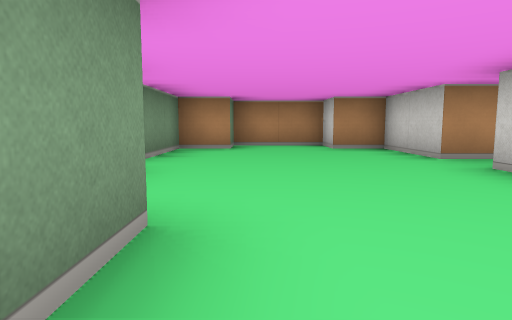
view 1 (above)

17 first-person views from a walk through a cub3D level. The camera is about half as high as the walls, tilts 6° down and sees 75° across. The floor is counted in squares. Each view is taken from the middle of a square. On the plan, view 1 faces up. The plan holds only what a view shows up to about 9 squares ahead; the rest is blank. The place goes on beyond the plan.

view 2
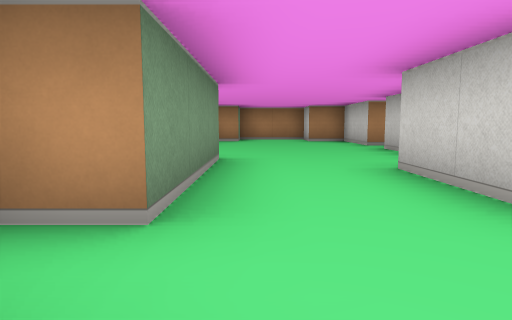

view 3
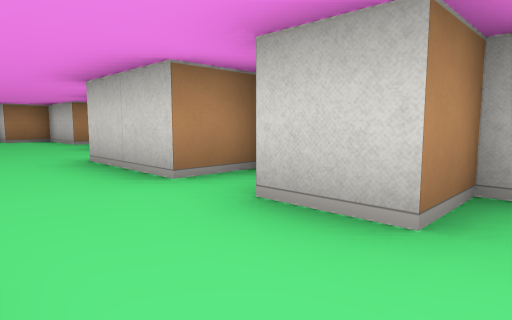

view 4
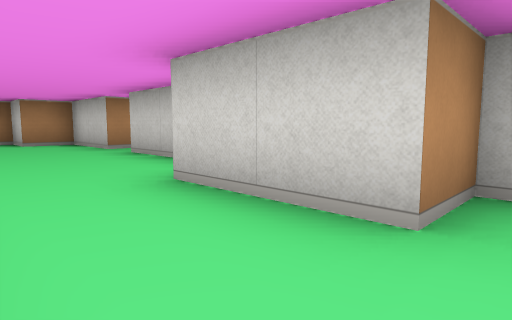

view 5
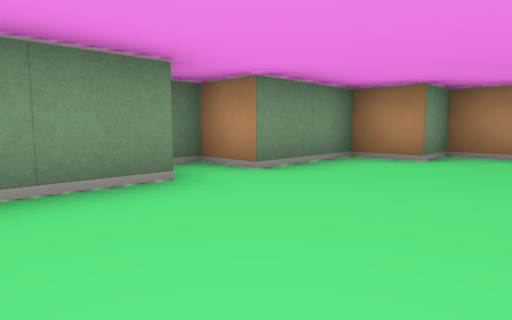

view 6
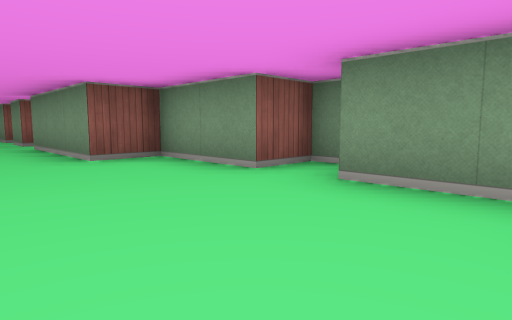

view 7
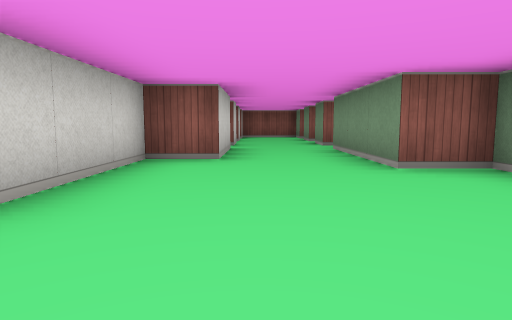

view 8
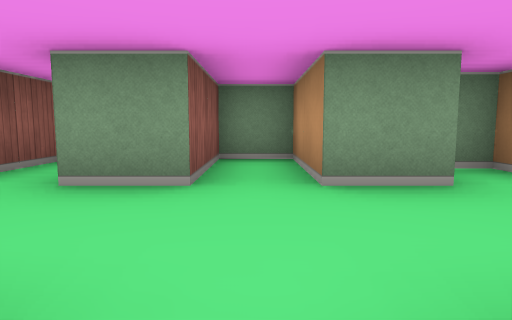

view 9
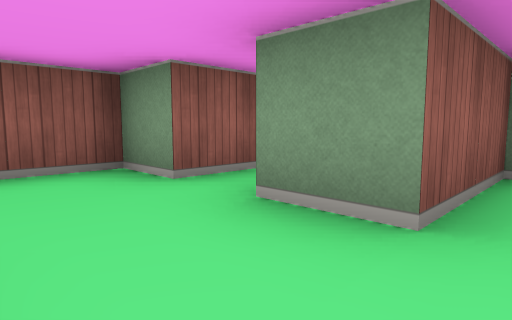

view 10
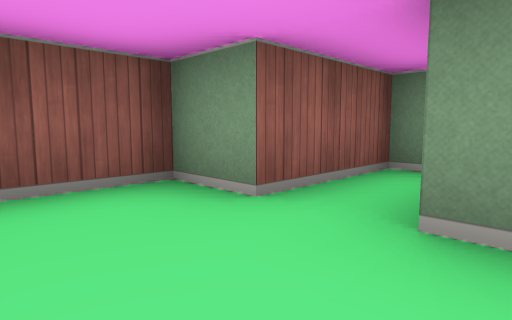

view 11
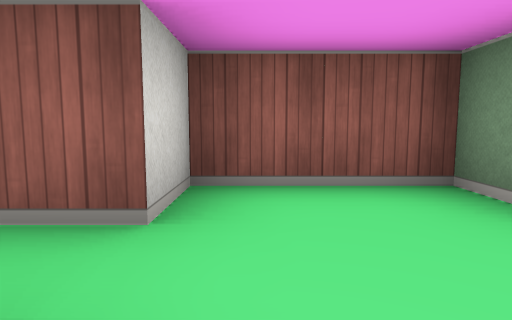

view 12
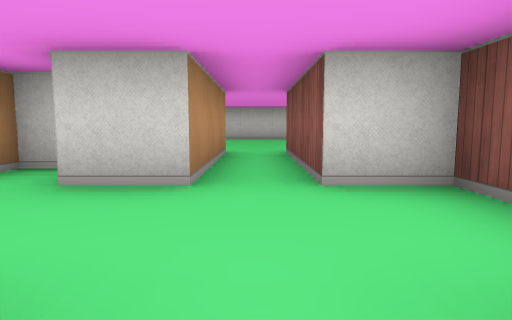

view 13
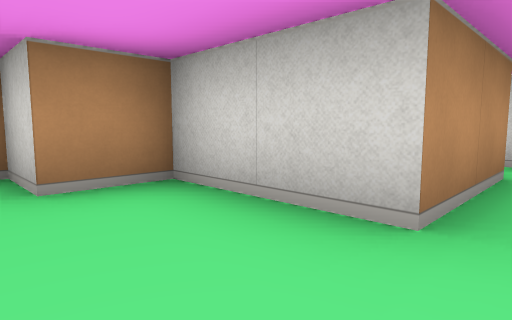

view 14
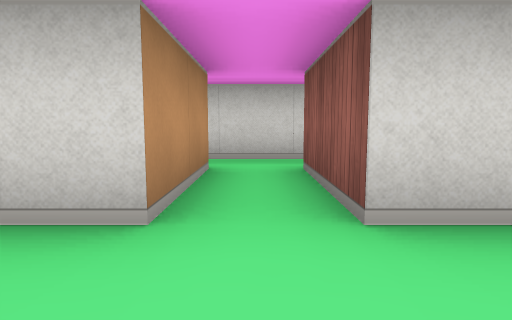

view 15
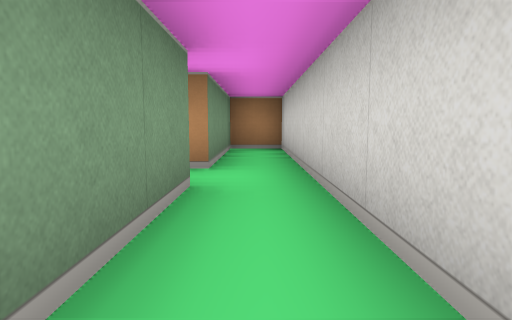

view 16
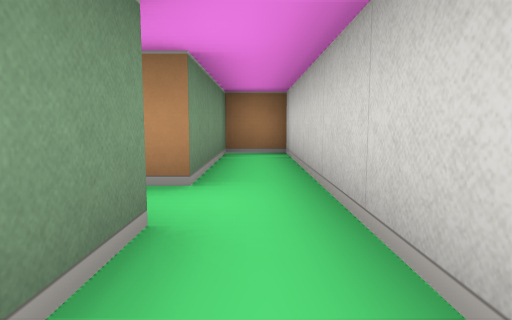

view 17
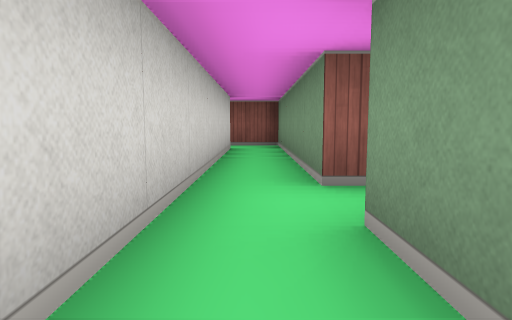

### Floor plan
Points are (right, up) in squares from view 1. A wall is a line through its corners. A room is listed if a view was taken in it or the views show most of it. See-through windows are left out.
Room 1 (views 1, 4, 5, 6, 7, 13, 14)
walls: (2.5, 4.5) (2.5, 6.5) (1.5, 6.5) (1.5, 7.5) (-0.5, 7.5) (-0.5, 6.5) (-1.5, 6.5) (-1.5, 4.5) (-2.5, 4.5) (-2.5, 3.5) (-1.5, 3.5) (-1.5, 1.5) (-0.5, 1.5) (-0.5, -1.5) (-1.5, -1.5) (-1.5, -2); (2.6, -1.5) (1.5, -1.5) (1.5, 0.5) (2.5, 0.5) (2.5, 3.5)
ways out: opening at (0.5, -3) to room 2; opening at (3.5, 4) to room 4
Room 2 (views 2, 3, 8, 9, 10, 11)
walls: (-0.5, -2.4) (-0.5, -3.5) (-2.5, -3.5) (-2.5, -4.5) (-0.5, -4.5) (-0.5, -5.5); (1.5, -5.5) (1.5, -4.5); (2.5, -4) (2.5, -3.5) (1.5, -3.5) (1.5, -2.5)
ways out: opening at (0.5, -3) to room 1; opening at (0.5, -5) to room 3
Room 3 (view 12)
walls: (-2.6, -6.5) (-0.5, -6.5) (-0.5, -7.5) (1.5, -7.5) (1.5, -6.5)
ways out: opening at (0.5, -5) to room 2; opening at (2, -6)
Room 4 (views 15, 16, 17)
walls: (2.5, 3.5) (4.5, 3.5) (4.5, -1.5) (5.6, -1.5); (5.5, -0.5) (5.5, 7.5) (4.5, 7.5) (4.5, 4.5) (2.5, 4.5)
ways out: opening at (3.5, 4) to room 1

Positions as (right, up) in squares from view 1, and headings:
1: (0, 0), facing up
2: (0, -3), facing up
3: (0, -4), facing up-right
4: (0, -2), facing up-right
5: (1, 2), facing up-left
6: (1, 6), facing down-left
7: (1, 5), facing down
8: (2, -4), facing left
9: (1, -4), facing down-left
10: (1, -5), facing down-left
11: (1, -5), facing down
12: (-1, -6), facing right
13: (1, 4), facing up-right
14: (1, 4), facing right
15: (5, 1), facing up
16: (5, 2), facing up
17: (5, 6), facing down
